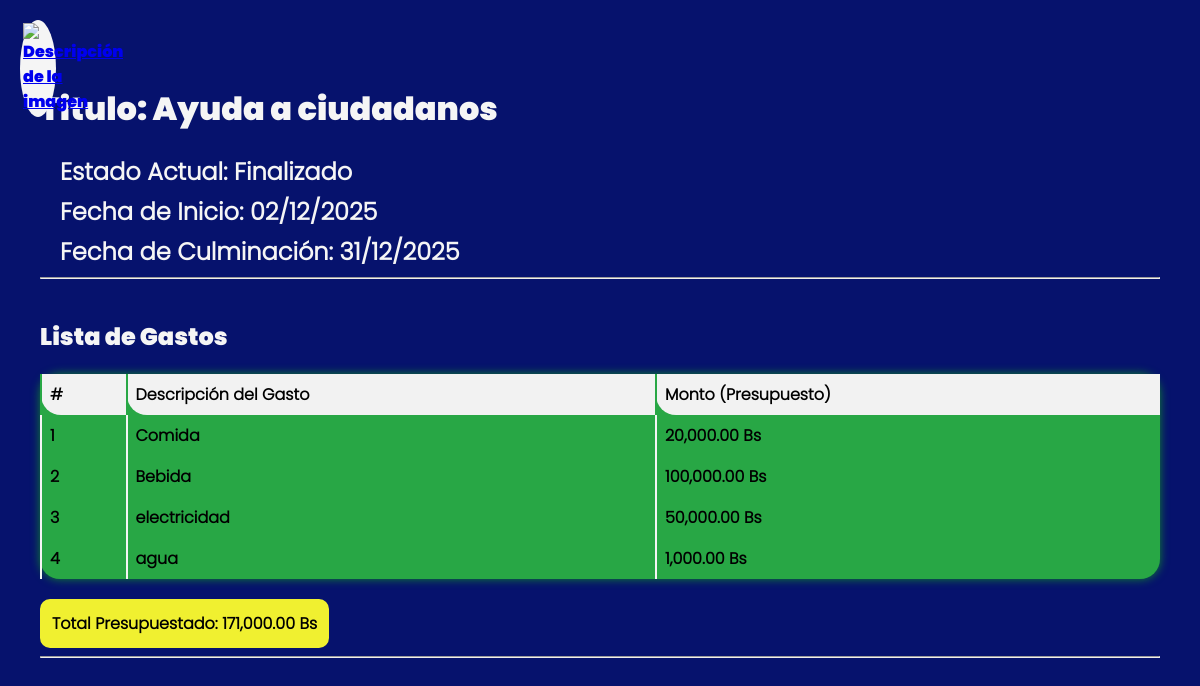
The app's page /views/Visualize Project/index.php?id=39323795 (signed in) with its own data.
### tables this page shows
CREATE TABLE projects (
    id_project           INT             PRIMARY KEY,
    name_project         TEXT (1, 150),
    fecha_inicio_project DATE,
    fecha_final_project  DATE,
    estado_project       TEXT,
    presupuesto_project  NUMERIC (19, 4) 
);

CREATE TABLE date_projects (
    id_date_project   INTEGER PRIMARY KEY AUTOINCREMENT, -- Añadir esta columna
    id_project        INTEGER REFERENCES projects (id_project),
    gasto_project     TEXT,
    gasto_num_project NUMERIC (19, 4) 
);

### views/Visualize Project/index.php (the view, shortened to what this page needs)
<?php
$id_project = htmlspecialchars($_GET['id']);
$proyecto = null;
$detalles = [];
try {
    $pdo = conexionDB();
    $pdo->setAttribute(PDO::ATTR_ERRMODE, PDO::ERRMODE_EXCEPTION);
    $stmt_project = $pdo->prepare("SELECT * FROM projects WHERE id_project = ?");
    $stmt_project->execute([$id_project]);
    $proyecto = $stmt_project->fetch(PDO::FETCH_ASSOC);
    $stmt_details = $pdo->prepare("SELECT * FROM date_projects WHERE id_project = ?");
    $stmt_details->execute([$id_project]);
    $detalles = $stmt_details->fetchAll(PDO::FETCH_ASSOC);
} catch (PDOException $e) {
    die("❌ Error de Base de Datos al cargar datos: " . $e->getMessage());
}
function format_date($date) {
    return date('d/m/Y', strtotime($date));
}
$max_length = 150;
$project_name = $proyecto['name_project'];
$short_name = (mb_strlen($project_name, 'UTF-8') > $max_length)
    ? mb_substr($project_name, 0, $max_length, 'UTF-8') . '...'
    : $project_name;
?>
<!DOCTYPE html>
<html lang="es">
<head>
    <link rel="stylesheet" href="../assets/css/visualize project.css">
</head>
<body>
    <a href="../index.php" class="volver" title="Volver">
        <img src="../assets/imgs/icons/arrow-left.svg" alt="Descripción de la imagen">
    </a>
    <br>
    <h1>Titulo: <?php echo htmlspecialchars($short_name); ?></h1>
    <div class="info-box">
        <p><strong>Estado Actual:</strong> <?php echo str_replace('_', ' ', $proyecto['estado_project']); ?></p>
        <p><strong>Fecha de Inicio:</strong> <?php echo format_date($proyecto['fecha_inicio_project']); ?></p>
        <p><strong>Fecha de Culminación:</strong> <?php echo format_date($proyecto['fecha_final_project']); ?></p>
    </div>
    <hr>
    <h2>Lista de Gastos</h2>
    <?php if (count($detalles) > 0): ?>
        <table class="detalle-tabla">
            <thead>
                <tr>
                    <th>#</th>
                    <th>Descripción del Gasto</th>
                    <th>Monto (Presupuesto)</th>
                </tr>
            </thead>
            <tbody>
                <?php $i = 1; foreach ($detalles as $detalle): ?>
                    <tr>
                        <td><?php echo $i++; ?></td>
                        <td><?php echo htmlspecialchars($detalle['gasto_project']); ?></td>
                        <td><?php echo number_format($detalle['gasto_num_project'], 2, '.', ','); ?> Bs</td>
                    </tr>
                <?php endforeach; ?>
            </tbody>
        </table>
    <div class="total-box">
        <a class="total">Total Presupuestado: <span id="total_suma"><?php echo number_format($proyecto['presupuesto_project'], 2, '.', ','); ?></span> Bs</a>
    </div>
    <?php else: ?>
        <p>El proyecto no tiene gastos o entradas de presupuesto registradas.</p>
    <?php endif; ?>
    <hr>
</body>
</html>

### views/assets/css/visualize project.css (style rules this page uses)
* body { justify-content: center; align-items: center; min-width: 600px; max-width: 100%; margin: auto; margin-left: 20px; margin-right: 20px; padding: 20px; background-color: rgb(6, 18, 109); font-family: 'Poppins', Arial, Helvetica, sans-serif; overflow-x: auto; font-weight: bold; }
.volver { position: absolute; top: 20px; left: 20px; width: 30px; display: flex; background-color: whitesmoke; padding: 3px; border-radius:50% ; }
.detalle-tabla { background-color: #28a745; width: 100%; border-collapse: collapse; margin-top: 20px; font-family: "Poppins-light",Arial, Helvetica, sans-serif; }
.detalle-tabla th, .detalle-tabla td { padding: 8px; text-align: left; border-left: whitesmoke 2px solid; border-radius: 0 0 0 20px; }
table { border-radius: 20px; box-shadow: 0 0 10px #12862d; }
.detalle-tabla th { border-radius: 0 0 0 20px; background-color: #f2f2f2; border-left: #28a745 2px solid; }
h1,h2 { margin-top: 40px; color: whitesmoke; }
.info-box p { margin: 5px 0; font-size: 1.5em; border-color: 1px solid aqua; color: whitesmoke; text-indent: 20px; font-family: "Poppins-light",Arial, Helvetica, sans-serif; }
.total-box { margin-top: 20px; padding: 10px; background-color: rgb(240, 240, 48); border: 2px solid rgb(240, 240, 48); display: inline-block; border-radius: 10px; font-family: "Poppins-light",Arial, Helvetica, sans-serif; }

### records on screen
projects: name_project "Ayuda a ciudadanos", estado_project "Finalizado", fecha_inicio_project "02/12/2025", fecha_final_project "31/12/2025", presupuesto_project "171,000.00"
date_projects: gasto_project "Comida", gasto_num_project "20,000.00"
date_projects: gasto_project "Bebida", gasto_num_project "100,000.00"
date_projects: gasto_project "electricidad", gasto_num_project "50,000.00"
date_projects: gasto_project "agua", gasto_num_project "1,000.00"
